Frame 1 (no input): blank canvas, image omitted
Frame 60 (the mouse pressed at the canvas centre just before this capture): blank canvas, image omitted
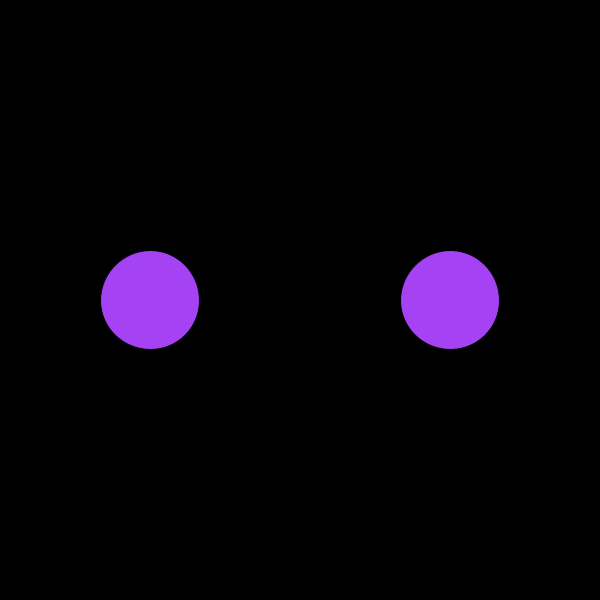
Frame 120 (the mouse held since frame 60 and released just before this capture)

The Processing sketch whose frames 1 and 60 were blank and that drew this single picture after the mouse press (run headless with seeded random() and noise(); from frame 60 on, the mouse is pressed at the canvas centre):

// Processing sketch: Color_change
// ── Color_change.pde
float r, g, b; //<>//
  float sz;
void setup () {
  size (600, 600);
  sz= 20;
  r=0;
  g=0;
  b=0;
}







void draw () { //<>//
  background (0); 
  fill (r, g, b);
  ellipse(width* 0.25, height/2, sz, sz);
  ellipse(width* 0.75, height/2, sz, sz);
  
  sz = sz - 1; 
}

void mousePressed () {

  r= random(256);
  g= random(256);
  b= random (256);
}



void keyPressed () {

  if (key== ' ') {

    // set sz ti a randil valye between 0 and 500

    sz= random (0, 500);
  }

  if (key == 's') {

    save ("colorchange.jpg");
  }
}
